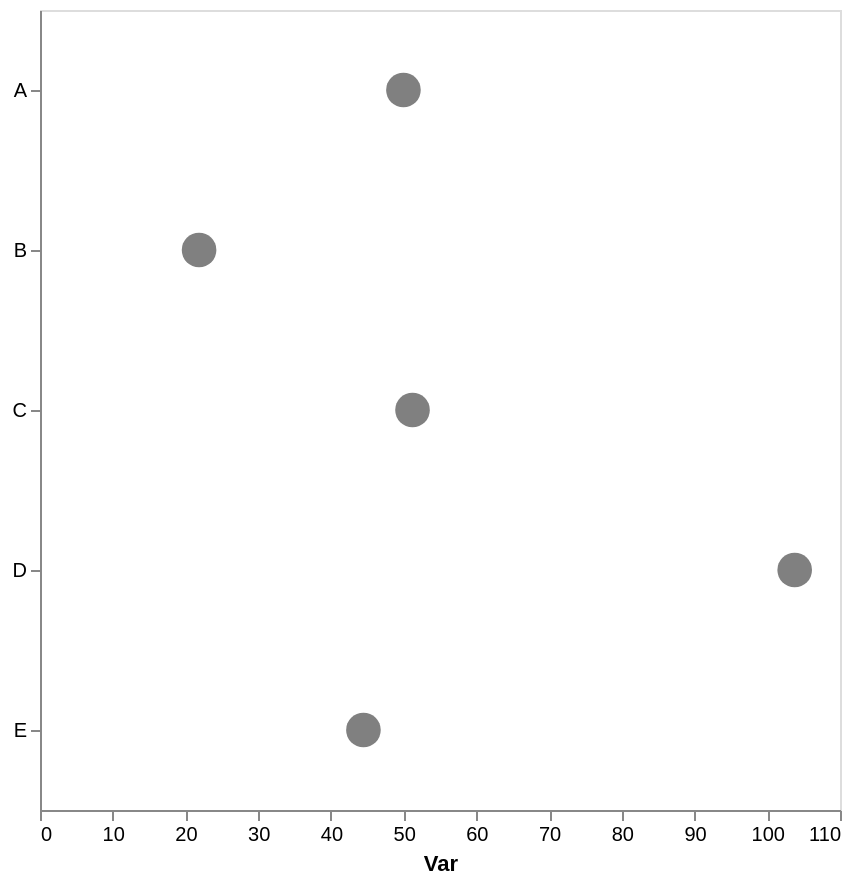

Specify this chart in Vega-Lite:
### Vega-Lite specification from a JSON file in a GitHub repository (floating-point values rounded to 4 significant figures)
{"config": {"view": {"continuousWidth": 300, "continuousHeight": 300}, "axis": {"grid": false}, "bar": {"color": "gray"}}, "data": {"name": "data-d2432159a449fb80019bfb66028f2d09"}, "mark": {"type": "point", "color": "gray", "filled": true, "size": 300}, "encoding": {"x": {"aggregate": "mean", "axis": {"title": "Var"}, "field": "var1", "type": "quantitative"}, "y": {"axis": {"title": null}, "field": "cat", "type": "nominal"}}, "height": 400, "width": 400, "$schema": "https://vega.github.io/schema/vega-lite/v5.17.0.json", "datasets": {"data-d2432159a449fb80019bfb66028f2d09": [{"cat": "C", "var1": 49.48, "var2": 53.95}, {"cat": "E", "var1": 44.47, "var2": 39.34}, {"cat": "B", "var1": 23.22, "var2": 47.4}, {"cat": "D", "var1": 90.77, "var2": 57.61}, {"cat": "C", "var1": 52.97, "var2": 48.75}, {"cat": "D", "var1": 119.4, "var2": 49.58}, {"cat": "B", "var1": 28.0, "var2": 54.25}, {"cat": "B", "var1": 15.21, "var2": 53.64}, {"cat": "B", "var1": 21.06, "var2": 50.24}, {"cat": "A", "var1": 38.99, "var2": 42.51}, {"cat": "D", "var1": 101.2, "var2": 39.47}, {"cat": "A", "var1": 60.96, "var2": 58.68}]}}
